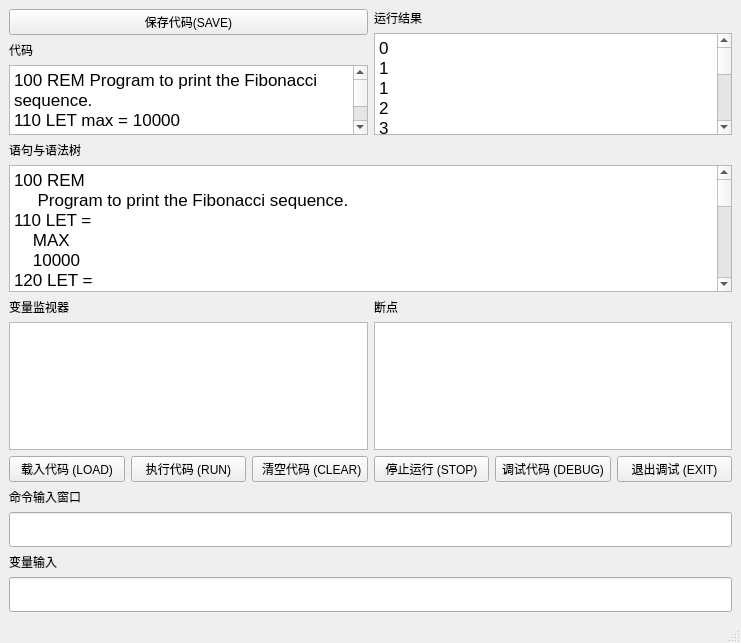
<?xml version="1.0" encoding="UTF-8"?>
<ui version="4.0">
 <class>MainWindow</class>
 <widget class="QMainWindow" name="MainWindow">
  <property name="geometry">
   <rect>
    <x>0</x>
    <y>0</y>
    <width>741</width>
    <height>643</height>
   </rect>
  </property>
  <property name="sizePolicy">
   <sizepolicy hsizetype="Preferred" vsizetype="Preferred">
    <horstretch>0</horstretch>
    <verstretch>0</verstretch>
   </sizepolicy>
  </property>
  <property name="windowTitle">
   <string>GuiBasic</string>
  </property>
  <widget class="QWidget" name="centralwidget">
   <property name="sizePolicy">
    <sizepolicy hsizetype="Expanding" vsizetype="Expanding">
     <horstretch>0</horstretch>
     <verstretch>0</verstretch>
    </sizepolicy>
   </property>
   <layout class="QHBoxLayout" name="horizontalLayout_3">
    <item>
     <layout class="QVBoxLayout" name="verticalLayout">
      <item>
       <layout class="QHBoxLayout" name="horizontalLayout">
        <item>
         <layout class="QVBoxLayout" name="verticalLayout_2">
          <item>
           <widget class="QPushButton" name="saveButton">
            <property name="text">
             <string>保存代码(SAVE)</string>
            </property>
           </widget>
          </item>
          <item>
           <widget class="QLabel" name="labelCode">
            <property name="text">
             <string>代码</string>
            </property>
           </widget>
          </item>
          <item>
           <widget class="QTextBrowser" name="CodeDisplay">
            <property name="readOnly">
             <bool>true</bool>
            </property>
            <property name="html">
             <string>&lt;!DOCTYPE HTML PUBLIC &quot;-//W3C//DTD HTML 4.0//EN&quot; &quot;http://www.w3.org/TR/REC-html40/strict.dtd&quot;&gt;
&lt;html&gt;&lt;head&gt;&lt;meta name=&quot;qrichtext&quot; content=&quot;1&quot; /&gt;&lt;meta charset=&quot;utf-8&quot; /&gt;&lt;style type=&quot;text/css&quot;&gt;
p, li { white-space: pre-wrap; }
hr { height: 1px; border-width: 0; }
li.unchecked::marker { content: &quot;\2610&quot;; }
li.checked::marker { content: &quot;\2612&quot;; }
&lt;/style&gt;&lt;/head&gt;&lt;body style=&quot; font-family:'Microsoft YaHei UI'; font-size:9pt; font-weight:400; font-style:normal;&quot;&gt;
&lt;p style=&quot; margin-top:0px; margin-bottom:0px; margin-left:0px; margin-right:0px; -qt-block-indent:0; text-indent:0px;&quot;&gt;&lt;span style=&quot; font-family:'.AppleSystemUIFont'; font-size:13pt;&quot;&gt;100 REM Program to print the Fibonacci sequence.&lt;/span&gt;&lt;/p&gt;
&lt;p style=&quot; margin-top:0px; margin-bottom:0px; margin-left:0px; margin-right:0px; -qt-block-indent:0; text-indent:0px;&quot;&gt;&lt;span style=&quot; font-family:'.AppleSystemUIFont'; font-size:13pt;&quot;&gt;110 LET max = 10000&lt;/span&gt;&lt;/p&gt;
&lt;p style=&quot; margin-top:0px; margin-bottom:0px; margin-left:0px; margin-right:0px; -qt-block-indent:0; text-indent:0px;&quot;&gt;&lt;span style=&quot; font-family:'.AppleSystemUIFont'; font-size:13pt;&quot;&gt;120 LET n1 = 0&lt;/span&gt;&lt;/p&gt;
&lt;p style=&quot; margin-top:0px; margin-bottom:0px; margin-left:0px; margin-right:0px; -qt-block-indent:0; text-indent:0px;&quot;&gt;&lt;span style=&quot; font-family:'.AppleSystemUIFont'; font-size:13pt;&quot;&gt;130 LET n2 = 1&lt;/span&gt;&lt;/p&gt;
&lt;p style=&quot; margin-top:0px; margin-bottom:0px; margin-left:0px; margin-right:0px; -qt-block-indent:0; text-indent:0px;&quot;&gt;&lt;span style=&quot; font-family:'.AppleSystemUIFont'; font-size:13pt;&quot;&gt;140 IF n1 &amp;gt; max THEN 190&lt;/span&gt;&lt;/p&gt;
&lt;p style=&quot; margin-top:0px; margin-bottom:0px; margin-left:0px; margin-right:0px; -qt-block-indent:0; text-indent:0px;&quot;&gt;&lt;span style=&quot; font-family:'.AppleSystemUIFont'; font-size:13pt;&quot;&gt;145 PRINT n1&lt;/span&gt;&lt;/p&gt;
&lt;p style=&quot; margin-top:0px; margin-bottom:0px; margin-left:0px; margin-right:0px; -qt-block-indent:0; text-indent:0px;&quot;&gt;&lt;span style=&quot; font-family:'.AppleSystemUIFont'; font-size:13pt;&quot;&gt;150 LET n3 = n1 + n2&lt;/span&gt;&lt;/p&gt;
&lt;p style=&quot; margin-top:0px; margin-bottom:0px; margin-left:0px; margin-right:0px; -qt-block-indent:0; text-indent:0px;&quot;&gt;&lt;span style=&quot; font-family:'.AppleSystemUIFont'; font-size:13pt;&quot;&gt;160 LET n1 = n2&lt;/span&gt;&lt;/p&gt;
&lt;p style=&quot; margin-top:0px; margin-bottom:0px; margin-left:0px; margin-right:0px; -qt-block-indent:0; text-indent:0px;&quot;&gt;&lt;span style=&quot; font-family:'.AppleSystemUIFont'; font-size:13pt;&quot;&gt;170 LET n2 = n3&lt;/span&gt;&lt;/p&gt;
&lt;p style=&quot; margin-top:0px; margin-bottom:0px; margin-left:0px; margin-right:0px; -qt-block-indent:0; text-indent:0px;&quot;&gt;&lt;span style=&quot; font-family:'.AppleSystemUIFont'; font-size:13pt;&quot;&gt;180 GOTO 140&lt;/span&gt;&lt;/p&gt;
&lt;p style=&quot; margin-top:0px; margin-bottom:0px; margin-left:0px; margin-right:0px; -qt-block-indent:0; text-indent:0px;&quot;&gt;&lt;span style=&quot; font-family:'.AppleSystemUIFont'; font-size:13pt;&quot;&gt;190 END&lt;/span&gt;&lt;/p&gt;&lt;/body&gt;&lt;/html&gt;</string>
            </property>
           </widget>
          </item>
         </layout>
        </item>
        <item>
         <layout class="QVBoxLayout" name="verticalLayout_4">
          <item>
           <widget class="QLabel" name="labelOutput">
            <property name="text">
             <string>运行结果</string>
            </property>
           </widget>
          </item>
          <item>
           <widget class="QTextBrowser" name="resultDisplay">
            <property name="html">
             <string>&lt;!DOCTYPE HTML PUBLIC &quot;-//W3C//DTD HTML 4.0//EN&quot; &quot;http://www.w3.org/TR/REC-html40/strict.dtd&quot;&gt;
&lt;html&gt;&lt;head&gt;&lt;meta name=&quot;qrichtext&quot; content=&quot;1&quot; /&gt;&lt;meta charset=&quot;utf-8&quot; /&gt;&lt;style type=&quot;text/css&quot;&gt;
p, li { white-space: pre-wrap; }
hr { height: 1px; border-width: 0; }
li.unchecked::marker { content: &quot;\2610&quot;; }
li.checked::marker { content: &quot;\2612&quot;; }
&lt;/style&gt;&lt;/head&gt;&lt;body style=&quot; font-family:'Microsoft YaHei UI'; font-size:9pt; font-weight:400; font-style:normal;&quot;&gt;
&lt;p style=&quot; margin-top:0px; margin-bottom:0px; margin-left:0px; margin-right:0px; -qt-block-indent:0; text-indent:0px;&quot;&gt;&lt;span style=&quot; font-family:'.AppleSystemUIFont'; font-size:13pt;&quot;&gt;0&lt;/span&gt;&lt;/p&gt;
&lt;p style=&quot; margin-top:0px; margin-bottom:0px; margin-left:0px; margin-right:0px; -qt-block-indent:0; text-indent:0px;&quot;&gt;&lt;span style=&quot; font-family:'.AppleSystemUIFont'; font-size:13pt;&quot;&gt;1&lt;/span&gt;&lt;/p&gt;
&lt;p style=&quot; margin-top:0px; margin-bottom:0px; margin-left:0px; margin-right:0px; -qt-block-indent:0; text-indent:0px;&quot;&gt;&lt;span style=&quot; font-family:'.AppleSystemUIFont'; font-size:13pt;&quot;&gt;1&lt;/span&gt;&lt;/p&gt;
&lt;p style=&quot; margin-top:0px; margin-bottom:0px; margin-left:0px; margin-right:0px; -qt-block-indent:0; text-indent:0px;&quot;&gt;&lt;span style=&quot; font-family:'.AppleSystemUIFont'; font-size:13pt;&quot;&gt;2&lt;/span&gt;&lt;/p&gt;
&lt;p style=&quot; margin-top:0px; margin-bottom:0px; margin-left:0px; margin-right:0px; -qt-block-indent:0; text-indent:0px;&quot;&gt;&lt;span style=&quot; font-family:'.AppleSystemUIFont'; font-size:13pt;&quot;&gt;3&lt;/span&gt;&lt;/p&gt;
&lt;p style=&quot; margin-top:0px; margin-bottom:0px; margin-left:0px; margin-right:0px; -qt-block-indent:0; text-indent:0px;&quot;&gt;&lt;span style=&quot; font-family:'.AppleSystemUIFont'; font-size:13pt;&quot;&gt;5&lt;/span&gt;&lt;/p&gt;
&lt;p style=&quot; margin-top:0px; margin-bottom:0px; margin-left:0px; margin-right:0px; -qt-block-indent:0; text-indent:0px;&quot;&gt;&lt;span style=&quot; font-family:'.AppleSystemUIFont'; font-size:13pt;&quot;&gt;8&lt;/span&gt;&lt;/p&gt;
&lt;p style=&quot; margin-top:0px; margin-bottom:0px; margin-left:0px; margin-right:0px; -qt-block-indent:0; text-indent:0px;&quot;&gt;&lt;span style=&quot; font-family:'.AppleSystemUIFont'; font-size:13pt;&quot;&gt;13&lt;/span&gt;&lt;/p&gt;
&lt;p style=&quot; margin-top:0px; margin-bottom:0px; margin-left:0px; margin-right:0px; -qt-block-indent:0; text-indent:0px;&quot;&gt;&lt;span style=&quot; font-family:'.AppleSystemUIFont'; font-size:13pt;&quot;&gt;21&lt;/span&gt;&lt;/p&gt;
&lt;p style=&quot; margin-top:0px; margin-bottom:0px; margin-left:0px; margin-right:0px; -qt-block-indent:0; text-indent:0px;&quot;&gt;&lt;span style=&quot; font-family:'.AppleSystemUIFont'; font-size:13pt;&quot;&gt;34&lt;/span&gt;&lt;/p&gt;
&lt;p style=&quot; margin-top:0px; margin-bottom:0px; margin-left:0px; margin-right:0px; -qt-block-indent:0; text-indent:0px;&quot;&gt;&lt;span style=&quot; font-family:'.AppleSystemUIFont'; font-size:13pt;&quot;&gt;55&lt;/span&gt;&lt;/p&gt;
&lt;p style=&quot; margin-top:0px; margin-bottom:0px; margin-left:0px; margin-right:0px; -qt-block-indent:0; text-indent:0px;&quot;&gt;&lt;span style=&quot; font-family:'.AppleSystemUIFont'; font-size:13pt;&quot;&gt;89&lt;/span&gt;&lt;/p&gt;
&lt;p style=&quot; margin-top:0px; margin-bottom:0px; margin-left:0px; margin-right:0px; -qt-block-indent:0; text-indent:0px;&quot;&gt;&lt;span style=&quot; font-family:'.AppleSystemUIFont'; font-size:13pt;&quot;&gt;144&lt;/span&gt;&lt;/p&gt;
&lt;p style=&quot; margin-top:0px; margin-bottom:0px; margin-left:0px; margin-right:0px; -qt-block-indent:0; text-indent:0px;&quot;&gt;&lt;span style=&quot; font-family:'.AppleSystemUIFont'; font-size:13pt;&quot;&gt;233&lt;/span&gt;&lt;/p&gt;
&lt;p style=&quot; margin-top:0px; margin-bottom:0px; margin-left:0px; margin-right:0px; -qt-block-indent:0; text-indent:0px;&quot;&gt;&lt;span style=&quot; font-family:'.AppleSystemUIFont'; font-size:13pt;&quot;&gt;377&lt;/span&gt;&lt;/p&gt;
&lt;p style=&quot; margin-top:0px; margin-bottom:0px; margin-left:0px; margin-right:0px; -qt-block-indent:0; text-indent:0px;&quot;&gt;&lt;span style=&quot; font-family:'.AppleSystemUIFont'; font-size:13pt;&quot;&gt;610&lt;/span&gt;&lt;/p&gt;
&lt;p style=&quot; margin-top:0px; margin-bottom:0px; margin-left:0px; margin-right:0px; -qt-block-indent:0; text-indent:0px;&quot;&gt;&lt;span style=&quot; font-family:'.AppleSystemUIFont'; font-size:13pt;&quot;&gt;987&lt;/span&gt;&lt;/p&gt;
&lt;p style=&quot; margin-top:0px; margin-bottom:0px; margin-left:0px; margin-right:0px; -qt-block-indent:0; text-indent:0px;&quot;&gt;&lt;span style=&quot; font-family:'.AppleSystemUIFont'; font-size:13pt;&quot;&gt;1597&lt;/span&gt;&lt;/p&gt;
&lt;p style=&quot; margin-top:0px; margin-bottom:0px; margin-left:0px; margin-right:0px; -qt-block-indent:0; text-indent:0px;&quot;&gt;&lt;span style=&quot; font-family:'.AppleSystemUIFont'; font-size:13pt;&quot;&gt;2584&lt;/span&gt;&lt;/p&gt;
&lt;p style=&quot; margin-top:0px; margin-bottom:0px; margin-left:0px; margin-right:0px; -qt-block-indent:0; text-indent:0px;&quot;&gt;&lt;span style=&quot; font-family:'.AppleSystemUIFont'; font-size:13pt;&quot;&gt;4181&lt;/span&gt;&lt;/p&gt;
&lt;p style=&quot; margin-top:0px; margin-bottom:0px; margin-left:0px; margin-right:0px; -qt-block-indent:0; text-indent:0px;&quot;&gt;&lt;span style=&quot; font-family:'.AppleSystemUIFont'; font-size:13pt;&quot;&gt;6765&lt;/span&gt;&lt;/p&gt;&lt;/body&gt;&lt;/html&gt;</string>
            </property>
           </widget>
          </item>
         </layout>
        </item>
       </layout>
      </item>
      <item>
       <layout class="QVBoxLayout" name="verticalLayout_3">
        <item>
         <widget class="QLabel" name="labelSyntaxTree">
          <property name="text">
           <string>语句与语法树</string>
          </property>
         </widget>
        </item>
        <item>
         <widget class="QTextBrowser" name="treeDisplay">
          <property name="readOnly">
           <bool>true</bool>
          </property>
          <property name="html">
           <string>&lt;!DOCTYPE HTML PUBLIC &quot;-//W3C//DTD HTML 4.0//EN&quot; &quot;http://www.w3.org/TR/REC-html40/strict.dtd&quot;&gt;
&lt;html&gt;&lt;head&gt;&lt;meta name=&quot;qrichtext&quot; content=&quot;1&quot; /&gt;&lt;meta charset=&quot;utf-8&quot; /&gt;&lt;style type=&quot;text/css&quot;&gt;
p, li { white-space: pre-wrap; }
hr { height: 1px; border-width: 0; }
li.unchecked::marker { content: &quot;\2610&quot;; }
li.checked::marker { content: &quot;\2612&quot;; }
&lt;/style&gt;&lt;/head&gt;&lt;body style=&quot; font-family:'Microsoft YaHei UI'; font-size:9pt; font-weight:400; font-style:normal;&quot;&gt;
&lt;p style=&quot; margin-top:0px; margin-bottom:0px; margin-left:0px; margin-right:0px; -qt-block-indent:0; text-indent:0px;&quot;&gt;&lt;span style=&quot; font-family:'.AppleSystemUIFont'; font-size:13pt;&quot;&gt;100 REM&lt;/span&gt;&lt;/p&gt;
&lt;p style=&quot; margin-top:0px; margin-bottom:0px; margin-left:0px; margin-right:0px; -qt-block-indent:0; text-indent:0px;&quot;&gt;&lt;span style=&quot; font-family:'.AppleSystemUIFont'; font-size:13pt;&quot;&gt;     Program to print the Fibonacci sequence.&lt;/span&gt;&lt;/p&gt;
&lt;p style=&quot; margin-top:0px; margin-bottom:0px; margin-left:0px; margin-right:0px; -qt-block-indent:0; text-indent:0px;&quot;&gt;&lt;span style=&quot; font-family:'.AppleSystemUIFont'; font-size:13pt;&quot;&gt;110 LET =&lt;/span&gt;&lt;/p&gt;
&lt;p style=&quot; margin-top:0px; margin-bottom:0px; margin-left:0px; margin-right:0px; -qt-block-indent:0; text-indent:0px;&quot;&gt;&lt;span style=&quot; font-family:'.AppleSystemUIFont'; font-size:13pt;&quot;&gt;    MAX&lt;/span&gt;&lt;/p&gt;
&lt;p style=&quot; margin-top:0px; margin-bottom:0px; margin-left:0px; margin-right:0px; -qt-block-indent:0; text-indent:0px;&quot;&gt;&lt;span style=&quot; font-family:'.AppleSystemUIFont'; font-size:13pt;&quot;&gt;    10000&lt;/span&gt;&lt;/p&gt;
&lt;p style=&quot; margin-top:0px; margin-bottom:0px; margin-left:0px; margin-right:0px; -qt-block-indent:0; text-indent:0px;&quot;&gt;&lt;span style=&quot; font-family:'.AppleSystemUIFont'; font-size:13pt;&quot;&gt;120 LET =&lt;/span&gt;&lt;/p&gt;
&lt;p style=&quot; margin-top:0px; margin-bottom:0px; margin-left:0px; margin-right:0px; -qt-block-indent:0; text-indent:0px;&quot;&gt;&lt;span style=&quot; font-family:'.AppleSystemUIFont'; font-size:13pt;&quot;&gt;    n1&lt;/span&gt;&lt;/p&gt;
&lt;p style=&quot; margin-top:0px; margin-bottom:0px; margin-left:0px; margin-right:0px; -qt-block-indent:0; text-indent:0px;&quot;&gt;&lt;span style=&quot; font-family:'.AppleSystemUIFont'; font-size:13pt;&quot;&gt;    0&lt;/span&gt;&lt;/p&gt;
&lt;p style=&quot; margin-top:0px; margin-bottom:0px; margin-left:0px; margin-right:0px; -qt-block-indent:0; text-indent:0px;&quot;&gt;&lt;span style=&quot; font-family:'.AppleSystemUIFont'; font-size:13pt;&quot;&gt;130 LET =&lt;/span&gt;&lt;/p&gt;
&lt;p style=&quot; margin-top:0px; margin-bottom:0px; margin-left:0px; margin-right:0px; -qt-block-indent:0; text-indent:0px;&quot;&gt;&lt;span style=&quot; font-family:'.AppleSystemUIFont'; font-size:13pt;&quot;&gt;    n2&lt;/span&gt;&lt;/p&gt;
&lt;p style=&quot; margin-top:0px; margin-bottom:0px; margin-left:0px; margin-right:0px; -qt-block-indent:0; text-indent:0px;&quot;&gt;&lt;span style=&quot; font-family:'.AppleSystemUIFont'; font-size:13pt;&quot;&gt;    1&lt;/span&gt;&lt;/p&gt;
&lt;p style=&quot; margin-top:0px; margin-bottom:0px; margin-left:0px; margin-right:0px; -qt-block-indent:0; text-indent:0px;&quot;&gt;&lt;span style=&quot; font-family:'.AppleSystemUIFont'; font-size:13pt;&quot;&gt;140 IF THEN&lt;/span&gt;&lt;/p&gt;
&lt;p style=&quot; margin-top:0px; margin-bottom:0px; margin-left:0px; margin-right:0px; -qt-block-indent:0; text-indent:0px;&quot;&gt;&lt;span style=&quot; font-family:'.AppleSystemUIFont'; font-size:13pt;&quot;&gt;    Exp &amp;gt;&lt;/span&gt;&lt;/p&gt;
&lt;p style=&quot; margin-top:0px; margin-bottom:0px; margin-left:0px; margin-right:0px; -qt-block-indent:0; text-indent:0px;&quot;&gt;&lt;span style=&quot; font-family:'.AppleSystemUIFont'; font-size:13pt;&quot;&gt;        n1&lt;/span&gt;&lt;/p&gt;
&lt;p style=&quot; margin-top:0px; margin-bottom:0px; margin-left:0px; margin-right:0px; -qt-block-indent:0; text-indent:0px;&quot;&gt;&lt;span style=&quot; font-family:'.AppleSystemUIFont'; font-size:13pt;&quot;&gt;        max&lt;/span&gt;&lt;/p&gt;
&lt;p style=&quot; margin-top:0px; margin-bottom:0px; margin-left:0px; margin-right:0px; -qt-block-indent:0; text-indent:0px;&quot;&gt;&lt;span style=&quot; font-family:'.AppleSystemUIFont'; font-size:13pt;&quot;&gt;    190&lt;/span&gt;&lt;/p&gt;
&lt;p style=&quot; margin-top:0px; margin-bottom:0px; margin-left:0px; margin-right:0px; -qt-block-indent:0; text-indent:0px;&quot;&gt;&lt;span style=&quot; font-family:'.AppleSystemUIFont'; font-size:13pt;&quot;&gt;150 LET =&lt;/span&gt;&lt;/p&gt;
&lt;p style=&quot; margin-top:0px; margin-bottom:0px; margin-left:0px; margin-right:0px; -qt-block-indent:0; text-indent:0px;&quot;&gt;&lt;span style=&quot; font-family:'.AppleSystemUIFont'; font-size:13pt;&quot;&gt;    n3&lt;/span&gt;&lt;/p&gt;
&lt;p style=&quot; margin-top:0px; margin-bottom:0px; margin-left:0px; margin-right:0px; -qt-block-indent:0; text-indent:0px;&quot;&gt;&lt;span style=&quot; font-family:'.AppleSystemUIFont'; font-size:13pt;&quot;&gt;    Exp +&lt;/span&gt;&lt;/p&gt;
&lt;p style=&quot; margin-top:0px; margin-bottom:0px; margin-left:0px; margin-right:0px; -qt-block-indent:0; text-indent:0px;&quot;&gt;&lt;span style=&quot; font-family:'.AppleSystemUIFont'; font-size:13pt;&quot;&gt;        n1&lt;/span&gt;&lt;/p&gt;
&lt;p style=&quot; margin-top:0px; margin-bottom:0px; margin-left:0px; margin-right:0px; -qt-block-indent:0; text-indent:0px;&quot;&gt;&lt;span style=&quot; font-family:'.AppleSystemUIFont'; font-size:13pt;&quot;&gt;        n2&lt;/span&gt;&lt;/p&gt;
&lt;p style=&quot; margin-top:0px; margin-bottom:0px; margin-left:0px; margin-right:0px; -qt-block-indent:0; text-indent:0px;&quot;&gt;&lt;span style=&quot; font-family:'.AppleSystemUIFont'; font-size:13pt;&quot;&gt;160 LET =&lt;/span&gt;&lt;/p&gt;
&lt;p style=&quot; margin-top:0px; margin-bottom:0px; margin-left:0px; margin-right:0px; -qt-block-indent:0; text-indent:0px;&quot;&gt;&lt;span style=&quot; font-family:'.AppleSystemUIFont'; font-size:13pt;&quot;&gt;    n1&lt;/span&gt;&lt;/p&gt;
&lt;p style=&quot; margin-top:0px; margin-bottom:0px; margin-left:0px; margin-right:0px; -qt-block-indent:0; text-indent:0px;&quot;&gt;&lt;span style=&quot; font-family:'.AppleSystemUIFont'; font-size:13pt;&quot;&gt;    n2&lt;/span&gt;&lt;/p&gt;
&lt;p style=&quot; margin-top:0px; margin-bottom:0px; margin-left:0px; margin-right:0px; -qt-block-indent:0; text-indent:0px;&quot;&gt;&lt;span style=&quot; font-family:'.AppleSystemUIFont'; font-size:13pt;&quot;&gt;170 LET =&lt;/span&gt;&lt;/p&gt;
&lt;p style=&quot; margin-top:0px; margin-bottom:0px; margin-left:0px; margin-right:0px; -qt-block-indent:0; text-indent:0px;&quot;&gt;&lt;span style=&quot; font-family:'.AppleSystemUIFont'; font-size:13pt;&quot;&gt;    n2&lt;/span&gt;&lt;/p&gt;
&lt;p style=&quot; margin-top:0px; margin-bottom:0px; margin-left:0px; margin-right:0px; -qt-block-indent:0; text-indent:0px;&quot;&gt;&lt;span style=&quot; font-family:'.AppleSystemUIFont'; font-size:13pt;&quot;&gt;    n3&lt;/span&gt;&lt;/p&gt;
&lt;p style=&quot; margin-top:0px; margin-bottom:0px; margin-left:0px; margin-right:0px; -qt-block-indent:0; text-indent:0px;&quot;&gt;&lt;span style=&quot; font-family:'.AppleSystemUIFont'; font-size:13pt;&quot;&gt;180 GOTO&lt;/span&gt;&lt;/p&gt;
&lt;p style=&quot; margin-top:0px; margin-bottom:0px; margin-left:0px; margin-right:0px; -qt-block-indent:0; text-indent:0px;&quot;&gt;&lt;span style=&quot; font-family:'.AppleSystemUIFont'; font-size:13pt;&quot;&gt;    140&lt;/span&gt;&lt;/p&gt;
&lt;p style=&quot; margin-top:0px; margin-bottom:0px; margin-left:0px; margin-right:0px; -qt-block-indent:0; text-indent:0px;&quot;&gt;&lt;span style=&quot; font-family:'.AppleSystemUIFont'; font-size:13pt;&quot;&gt;190 END&lt;/span&gt;&lt;/p&gt;&lt;/body&gt;&lt;/html&gt;</string>
          </property>
          <property name="overwriteMode">
           <bool>false</bool>
          </property>
         </widget>
        </item>
        <item>
         <layout class="QHBoxLayout" name="layoutDebugger">
          <item>
           <layout class="QVBoxLayout" name="verticalLayout_8">
            <item>
             <widget class="QLabel" name="labelMonitor">
              <property name="text">
               <string>变量监视器</string>
              </property>
             </widget>
            </item>
            <item>
             <widget class="QTextBrowser" name="monitorDisplay">
              <property name="markdown">
               <string/>
              </property>
             </widget>
            </item>
           </layout>
          </item>
          <item>
           <layout class="QVBoxLayout" name="verticalLayout_7">
            <item>
             <widget class="QLabel" name="labelBreakPoints">
              <property name="text">
               <string>断点</string>
              </property>
             </widget>
            </item>
            <item>
             <widget class="QTextBrowser" name="breakPointsDisplay">
              <property name="markdown">
               <string/>
              </property>
             </widget>
            </item>
           </layout>
          </item>
         </layout>
        </item>
       </layout>
      </item>
      <item>
       <layout class="QHBoxLayout" name="horizontalLayout_2">
        <item>
         <widget class="QPushButton" name="btnLoadCode">
          <property name="text">
           <string>载入代码 (LOAD)</string>
          </property>
         </widget>
        </item>
        <item>
         <widget class="QPushButton" name="btnRunCode">
          <property name="text">
           <string>执行代码 (RUN)</string>
          </property>
         </widget>
        </item>
        <item>
         <widget class="QPushButton" name="btnClearCode">
          <property name="text">
           <string> 清空代码 (CLEAR)</string>
          </property>
         </widget>
        </item>
        <item>
         <widget class="QPushButton" name="btnStopRun">
          <property name="enabled">
           <bool>true</bool>
          </property>
          <property name="text">
           <string>停止运行 (STOP)</string>
          </property>
         </widget>
        </item>
        <item>
         <widget class="QPushButton" name="btnDebugMode">
          <property name="text">
           <string>调试代码 (DEBUG)</string>
          </property>
         </widget>
        </item>
        <item>
         <widget class="QPushButton" name="btnExitDebugMode">
          <property name="enabled">
           <bool>true</bool>
          </property>
          <property name="text">
           <string>退出调试 (EXIT)</string>
          </property>
         </widget>
        </item>
       </layout>
      </item>
      <item>
       <layout class="QVBoxLayout" name="verticalLayout_5">
        <item>
         <widget class="QLabel" name="labelCommand">
          <property name="text">
           <string>命令输入窗口</string>
          </property>
         </widget>
        </item>
        <item>
         <widget class="QLineEdit" name="cmdLineEdit">
          <property name="minimumSize">
           <size>
            <width>0</width>
            <height>35</height>
           </size>
          </property>
          <property name="sizeIncrement">
           <size>
            <width>0</width>
            <height>20</height>
           </size>
          </property>
          <property name="font">
           <font>
            <pointsize>16</pointsize>
           </font>
          </property>
         </widget>
        </item>
        <item>
         <widget class="QLabel" name="inputLabel">
          <property name="text">
           <string>变量输入</string>
          </property>
         </widget>
        </item>
       </layout>
      </item>
      <item>
       <widget class="QLineEdit" name="inputLineEdit">
        <property name="minimumSize">
         <size>
          <width>0</width>
          <height>35</height>
         </size>
        </property>
        <property name="baseSize">
         <size>
          <width>0</width>
          <height>50</height>
         </size>
        </property>
       </widget>
      </item>
     </layout>
    </item>
   </layout>
  </widget>
  <widget class="QMenuBar" name="menubar">
   <property name="geometry">
    <rect>
     <x>0</x>
     <y>0</y>
     <width>741</width>
     <height>18</height>
    </rect>
   </property>
  </widget>
  <widget class="QStatusBar" name="statusbar"/>
 </widget>
 <resources/>
 <connections/>
</ui>
